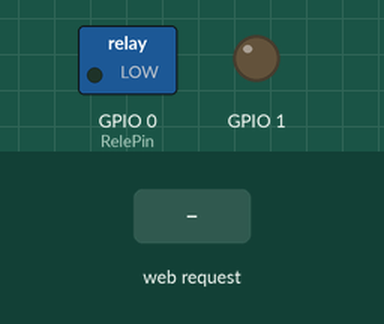
Recording of a sketch running on a simulated ESP8266 (NodeMCU). Shown: switched loads named in the sketch (green lamp = pin HIGH), output pins drawn as LEDs (lit = HIGH). Inputs (shaded band) come from the test bench. WiFi joins after 1.5 s; servers stay silent unless stated; what the sketch prints to the serial monitor is not drawn.

Above: at 2.7 s.
2.8 s: HTTP request GET /carga_troca received
At 3.5 s:
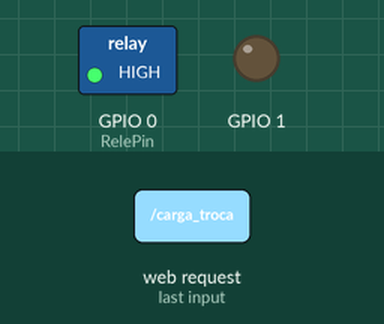
Timing chart, 0 to 5.8 s (numbered marks = the images above; inputs shaded):
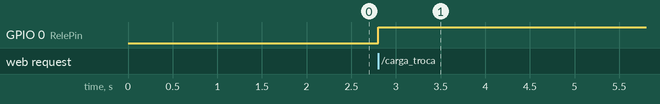

The sketch:

Parte_1_pagina_html.ino
```cpp
#include <ESP8266WiFi.h>

const char* ssid = "HotSpot";
const char* password = "amapa118";
bool interruptor;
int PinReleState = 0;

int RelePin = 0;

WiFiServer server(80);

void setup() {
  Serial.begin(115200);
  delay(10);

  // prepare GPIO2
  pinMode(1, OUTPUT);
  digitalWrite(0, 0);

  pinMode(RelePin, OUTPUT);
  digitalWrite(RelePin, 0);

  // Connect to WiFi network
  Serial.println();
  Serial.println();
  Serial.print("Connecting to ");
  Serial.println(ssid);

  WiFi.begin(ssid, password);

  while (WiFi.status() != WL_CONNECTED) {
    delay(500);
    Serial.print(".");
  }

  Serial.println("");
  Serial.println("WiFi connected");

  // Start the server
  server.begin();
  Serial.println("Server started");
  Serial.println(WiFi.localIP());
}

void loop() {
  WiFiClient client = server.available();
  if (!client) {
    return;
  }

  Serial.println("new client");
  while(!client.available()){
    delay(1);
  }

  String req = client.readStringUntil('\r');
  Serial.println(req);
  client.flush();

  String buf = "";


  buf += "HTTP/1.1 200 OK\r\nContent-Type: text/html\r\n\r\n<!DOCTYPE HTML>\r\n";
  buf += "<html lang=\"en\"><head><meta name=\"viewport\" content=\"width=device-width, initial-scale=1, user-scalable=no\"/>\r\n";
  buf += "<title>ESP8266 Web Server</title>";
  buf += "<style>.c{text-align: center;} div,input{padding:10px;font-size:1em;} input{width:80%;} body{text-align: center;font-family:verdana;} button{border:0;border-radius:0.3rem;background-color:#1fa3ec;color:#fff;line-height:2.4rem;font-size:1.2rem;width:100%;} .q{float: right;width: 64px;text-align: right;}</style>";
  buf += "</head>";
  buf += "<h3>ESP8266 IoT Home</h3>";
  buf += "<a href=\"?function=carga_troca\"><button>CARGA SWITCH</button></a>";
  buf += "</html>\n";

  client.print(buf);
  client.flush();

  if (req.indexOf("carga_troca") != -1){

    PinReleState = digitalRead(0);

    if(PinReleState == LOW){
      interruptor = false;
      digitalWrite(RelePin, HIGH);
    }else{
      interruptor = true;
      digitalWrite(RelePin, LOW);
    }
  }

  else {
    Serial.println("invalid request");
    client.stop();
  }
  Serial.println("Client disonnected");
}
```

Measured:
- after the input at 2.8 s, GPIO 0 (RelePin): LOW → HIGH at once
